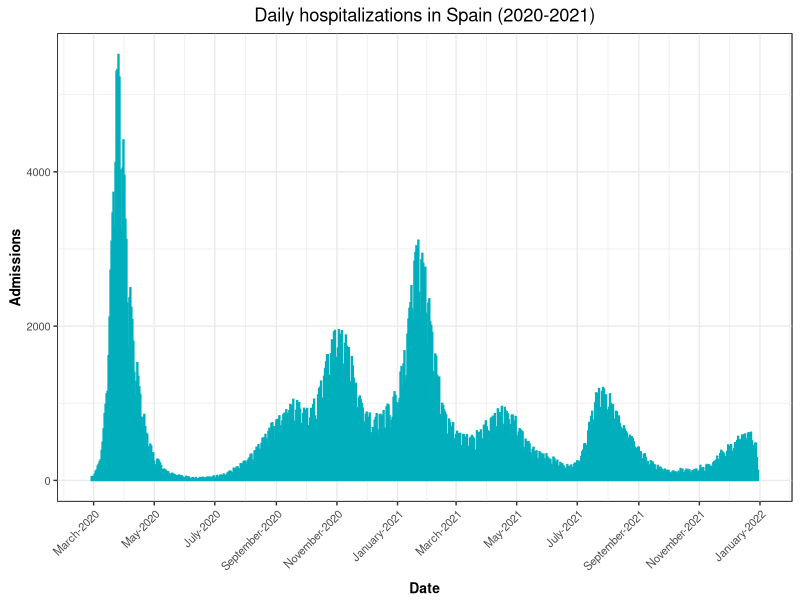
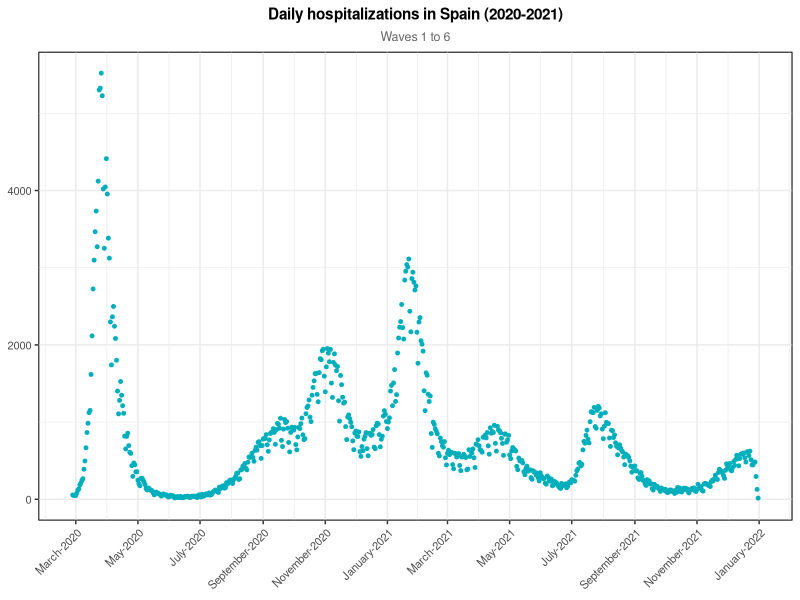
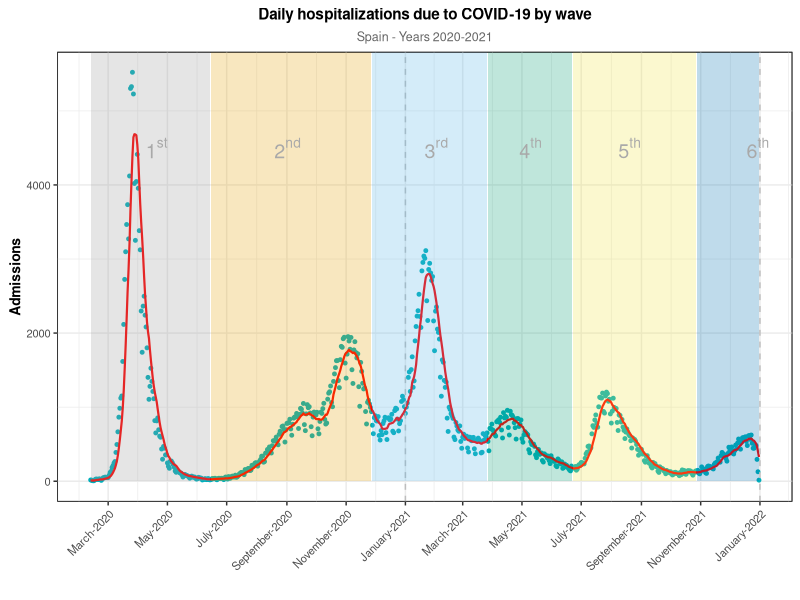
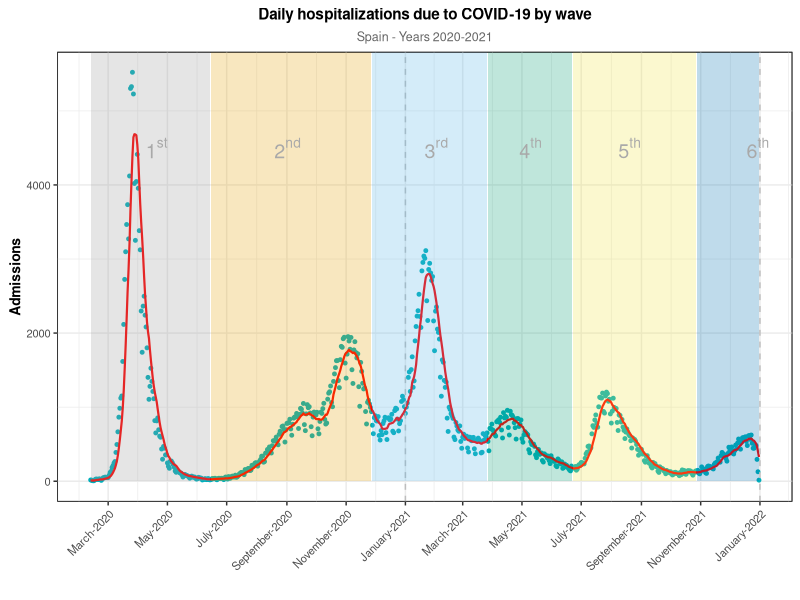

These figures' R source, in order:
#!/usr/bin/Rscript

##############################################################
#                                                            #
# LIBRARIES                                                  #
#                                                            #
##############################################################
library(ggplot2)

##############################################################
#                                                            #
# DATA                                                       #
#                                                            #
##############################################################

ingresos <- read.table("ingresos.csv", header=TRUE, sep=",")
ingresos$Var1 <- as.Date(ingresos$Var1, "%Y-%m-%d")

##############################################################
#                                                            #
# BASELINE PLOTS                                              #
#                                                            #
##############################################################

# Basic line plot con GGPLOT
# Set axis limits c(min, max)
min <- as.Date("2020-02-27")
max <- as.Date("2021-12-31")

grafico_nuevos_ingresos <- ggplot(data = ingresos, aes(x = as.Date(Var1), y = Freq, group=1))+
  geom_bar(stat="identity", color = "#00AFBB") +
  ylab('Admissions')+xlab('Date') +
  scale_x_date(limits = c(min, max), date_labels = "%B-%Y", date_breaks = '2 months') +
  theme_bw() +
  theme(panel.background = element_rect(colour = "black"),
        axis.text=element_text(size=8),  
        axis.title.x = element_text(vjust=-0.2),
        axis.title.y = element_text(vjust=+0.6),
        axis.title=element_text(size=10,face="bold"), 
        axis.text.x = element_text(angle = 45, hjust = 1)) +
  ggtitle("Daily hospitalizations in Spain (2020-2021)") +
  theme(plot.title = element_text(hjust = 0.5))
grafico_nuevos_ingresos

############################
# SCATTER PLOT
############################
grafico_nuevos_ingresos_2 <- ggplot(data = ingresos, aes(x = as.Date(Var1), y = Freq, group=1))+
  geom_point(color = "#00AFBB", size = 1) +
  ylab('Admissions')+xlab('Date') +
  scale_x_date(limits = c(min, max), date_labels = "%B-%Y", date_breaks = '2 months') +
  theme_bw() +
  theme(panel.background = element_rect(colour = "black"),
        axis.text=element_text(size=8), 
        axis.title.x = element_text(vjust=-0.2),
        axis.title.y = element_text(vjust=+0.6),
        axis.title=element_text(size=10,face="bold"), 
        axis.text.x = element_text(angle = 45, hjust = 1)) +
  labs(title="Daily hospitalizations in Spain (2020-2021)",
       subtitle="Waves 1 to 6") + 
  theme(
        axis.title.x = element_blank(),
        axis.title.y = element_blank(),
        plot.title = element_text(size = 11, hjust = 0.5, face = "bold"),
        plot.subtitle = element_text(size = 9, hjust = 0.5, color = "grey40"),
        plot.caption = element_text(size = 7.5, color = "grey40"))
grafico_nuevos_ingresos_2

############################
# NICE, COLOURED PLOT
############################

# Set axis limits c(min, max)
min <- as.Date("2020-02-12")
max <- as.Date("2021-12-31")

grafico_split <- ggplot(data = ingresos) +
  geom_point(aes(x = Var1, y = Freq, group=1), color = "#00AFBB", size = 1) +
  geom_line(aes(x = Var1, y = moving_average), color = "red", size = .75)+
  ylab('Admissions')+
  xlab('') +
  geom_vline(xintercept = as.Date("2021-01-01"), linetype="dashed", color = "grey", size=.5) + #New year
  geom_vline(xintercept = as.Date("2022-01-01"), linetype="dashed", color = "grey", size=.5) + #Anther new year

  annotate("rect", xmin=as.Date("2020-02-12"),xmax=as.Date("2020-06-14"), ymin = 0, ymax = Inf, alpha = .25, fill="#999999") +
  annotate("rect", xmin=as.Date("2020-06-15"),xmax=as.Date("2020-11-27"), ymin = 0, ymax = Inf, alpha = .25, fill="#E69F00") +
  annotate("rect", xmin=as.Date("2020-11-28"),xmax=as.Date("2021-03-26"), ymin = 0, ymax = Inf, alpha = .25, fill="#56B4E9") +
  annotate("rect", xmin=as.Date("2021-03-27"),xmax=as.Date("2021-06-22"), ymin = 0, ymax = Inf, alpha = .25, fill="#009E73") +
  annotate("rect", xmin=as.Date("2021-06-23"),xmax=as.Date("2021-10-27"), ymin = 0, ymax = Inf, alpha = .25, fill="#F0E442") +
  annotate("rect", xmin=as.Date("2021-10-28"),xmax=as.Date("2021-12-31"), ymin = 0, ymax = Inf, alpha = .25, fill="#0072B2") +
  annotate("text", x = as.Date("2020-04-20"), y = 4500, label = "1 ^ st", parse = TRUE, size=5, color="darkgrey") +
  annotate("text", x = as.Date("2020-09-02"), y = 4500, label = "2 ^ nd", parse = TRUE, size=5, color="darkgrey") +
  annotate("text", x = as.Date("2021-02-02"), y = 4500, label = "3 ^ rd", parse = TRUE, size=5, color="darkgrey") +
  annotate("text", x = as.Date("2021-05-10"), y = 4500, label = "4 ^ th", parse = TRUE, size=5, color="darkgrey") +
  annotate("text", x = as.Date("2021-08-20"), y = 4500, label = "5 ^ th", parse = TRUE, size=5, color="darkgrey") +
  annotate("text", x = as.Date("2021-12-30"), y = 4500, label = "6 ^ th", parse = TRUE, size=5, color="darkgrey") +
  scale_x_date(limits = c(min, max), date_labels = "%B-%Y", date_breaks = '2 months') +
  theme_bw() +
  theme(panel.background = element_rect(colour = "black"),
        axis.text=element_text(size=8),  #tamaño de las fechas
        axis.title.x = element_text(vjust=-0.2),
        axis.title.y = element_text(vjust=+0.6),
        axis.title=element_text(size=10,face="bold"), #tamaño de los títulos de los ejes
        axis.text.x = element_text(angle = 45, hjust = 1),
        plot.title = element_text(size = 11, hjust = 0.5, face = "bold"),
        plot.subtitle = element_text(size = 9, hjust = 0.5, color = "grey40"),
        plot.caption = element_text(size = 7.5, color = "grey40")) +
  labs(title="Daily hospitalizations due to COVID-19 by wave",
  subtitle="Spain - Years 2020-2021")+  
  theme(plot.title = element_text(hjust = 0.5)) 
grafico_split
ggsave("trend_waves.png", height = 6, width = 8)